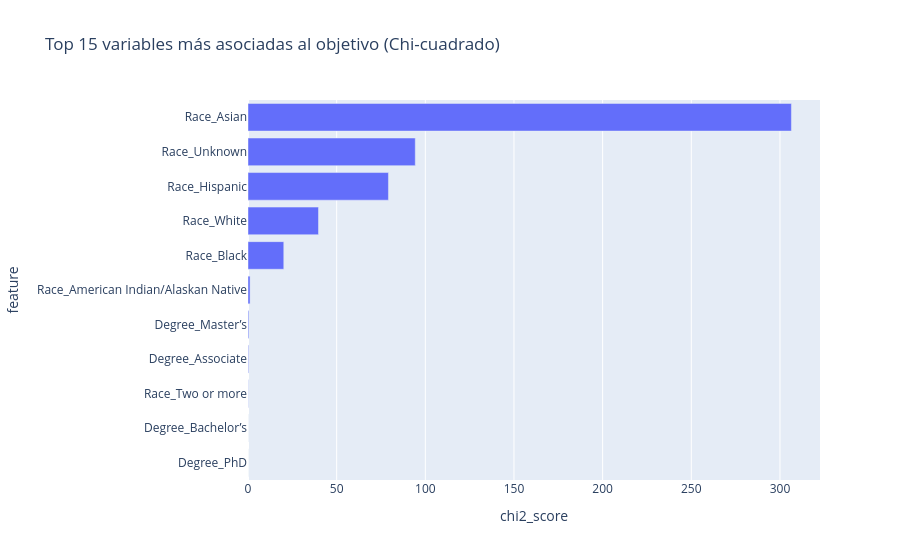

The notebook cell this image was saved under:
### Code cell
# Importancia de variables según chi-cuadrado (SelectKBest)
trained_encoder = classification_pipeline.named_steps["preprocess"].named_transformers_["categorical_encoder"]
encoded_feature_names = trained_encoder.get_feature_names_out(categorical_predictors)
chi2_feature_scores = classification_pipeline.named_steps["chi2_feature_selector"].scores_

feature_importance_table = pd.DataFrame(
    {
        "feature": encoded_feature_names,
        "chi2_score": chi2_feature_scores,
    }
).sort_values("chi2_score", ascending=False)

display(feature_importance_table.head(15))

feature_importance_figure = px.bar(
    feature_importance_table.head(15),
    x="chi2_score",
    y="feature",
    orientation="h",
    title="Top 15 variables más asociadas al objetivo (Chi-cuadrado)",
)
feature_importance_figure.update_layout(yaxis=dict(categoryorder="total ascending"))
feature_importance_figure.show()

print(
    "Interpretación: Las categorías de Race explican más variación que Degree; "
    "en particular Asian y Unknown tienen mayor poder discriminante para clasificar CS vs All."
)

# Matriz de confusión
confusion_matrix_values = confusion_matrix(target_test, predicted_classes)
plt.figure(figsize=(5, 4))
sns.heatmap(confusion_matrix_values, annot=True, fmt="d", cmap="Blues", cbar=False)
plt.title("Matriz de confusión")
plt.xlabel("Predicción")
plt.ylabel("Real")
plt.xticks([0.5, 1.5], ["All", "CS"])
plt.yticks([0.5, 1.5], ["All", "CS"], rotation=0)
plt.show()

print(
    "Interpretación: El modelo identifica mejor la clase All que la clase CS (más falsos negativos en CS), "
    "por lo que conviene mejorar el recall si el foco es detectar CS."
)

### Figure 1 — Plotly figure (JSON) as saved in the notebook; plotly's stock layout.template omitted (floating-point values rounded to 4 significant figures)
{"data": [{"hovertemplate": "chi2_score=%{x}<br>feature=%{y}<extra></extra>", "legendgroup": "", "marker": {"color": "#636efa", "pattern": {"shape": ""}}, "name": "", "orientation": "h", "showlegend": false, "textposition": "auto", "type": "bar", "x": [306.5, 94.34, 79.21, 39.75, 20.18, 1.171, 0.4642, 0.334, 0.1253, 0.01139, 7.71e-06], "xaxis": "x", "y": ["Race_Asian", "Race_Unknown", "Race_Hispanic", "Race_White", "Race_Black", "Race_American Indian/Alaskan Native", "Degree_Master’s", "Degree_Associate", "Race_Two or more", "Degree_Bachelor’s", "Degree_PhD"], "yaxis": "y"}], "layout": {"barmode": "relative", "legend": {"tracegroupgap": 0}, "title": {"text": "Top 15 variables más asociadas al objetivo (Chi-cuadrado)"}, "xaxis": {"anchor": "y", "domain": [0, 1], "title": {"text": "chi2_score"}}, "yaxis": {"anchor": "x", "categoryorder": "total ascending", "domain": [0, 1], "title": {"text": "feature"}}}}
